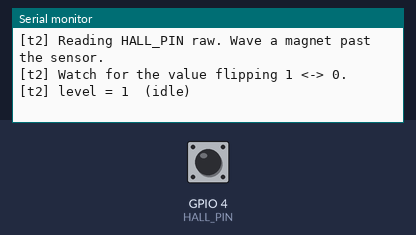
The sketch below on a simulated Seeed XIAO ESP32-S3. Parts: the last lines printed to the serial monitor. The inputs (shaded band) are chosen by the test bench; at power-on: GPIO 4 (HALL_PIN) HIGH.

Above: at 1.7 s.
1.8 s: GPIO 4 (HALL_PIN) pulled LOW for 0.15 s
At 1.93 s:
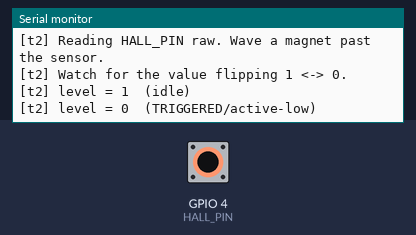
3.5 s: GPIO 4 (HALL_PIN) pulled LOW for 1 s
At 4.31 s:
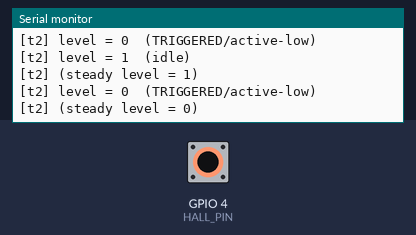

The sketch:

t2_hall_raw.ino
```cpp
/**
 * TEST 2 — Hall sensor RAW read (no wheel, no counting logic)
 * Goal: see the sensor's actual output change when a magnet is near,
 *       and learn (a) idle vs triggered level, (b) which magnet POLE
 *       triggers it, (c) whether it LATCHES.
 *
 * Wiring (XIAO ESP32-S3):
 *   Sensor VCC  -> 3V3
 *   Sensor GND  -> GND
 *   Sensor OUT  -> the pad labeled D3  (that pad == GPIO4)   <-- matches HALL_PIN 4
 *
 * The main firmware uses INPUT_PULLUP + SENSOR_ACTIVE_LOW=true, so this
 * test uses INPUT_PULLUP too. Open-drain hall sensors read HIGH idle,
 * LOW when triggered — that's what we're checking.
 *
 * HOW TO READ RESULTS:
 *   - With NO magnet, note the steady value (expected: 1 / HIGH).
 *   - Slowly bring one magnet face toward the sensor. Does it flip to 0?
 *   - Flip the magnet over (other pole) and try again.
 *       * Unipolar sensor: only ONE pole triggers it. Good for a single magnet.
 *       * Latching (bipolar) sensor: one pole sets it 0 and it STAYS 0 until
 *         the opposite pole passes. You'd need alternating-pole magnets, or
 *         switch to a unipolar sensor.
 *   - If the value never changes, check wiring/pin/power before anything else.
 */

#define HALL_PIN 4   // GPIO4 == pad labeled D3 on XIAO ESP32-S3

void setup() {
  Serial.begin(115200);
  pinMode(HALL_PIN, INPUT_PULLUP);
  delay(500);
  Serial.println();
  Serial.println("[t2] Reading HALL_PIN raw. Wave a magnet past the sensor.");
  Serial.println("[t2] Watch for the value flipping 1 <-> 0.");
}

void loop() {
  int v = digitalRead(HALL_PIN);
  // Print only on change so the log is readable.
  static int last = -1;
  static unsigned long lastHeartbeat = 0;
  if (v != last) {
    Serial.printf("[t2] level = %d  (%s)\n", v, v == LOW ? "TRIGGERED/active-low" : "idle");
    last = v;
  }
  // Heartbeat every 2s so you know it's alive even with no magnet.
  if (millis() - lastHeartbeat > 2000) {
    lastHeartbeat = millis();
    Serial.printf("[t2] (steady level = %d)\n", v);
  }
  delay(5);
}
```

Measured:
- after the input at 1.8 s, the serial monitor: prints a new line at once (image 1)
- after the input at 3.5 s, the serial monitor: prints a new line after 0.51 s (image 2)
